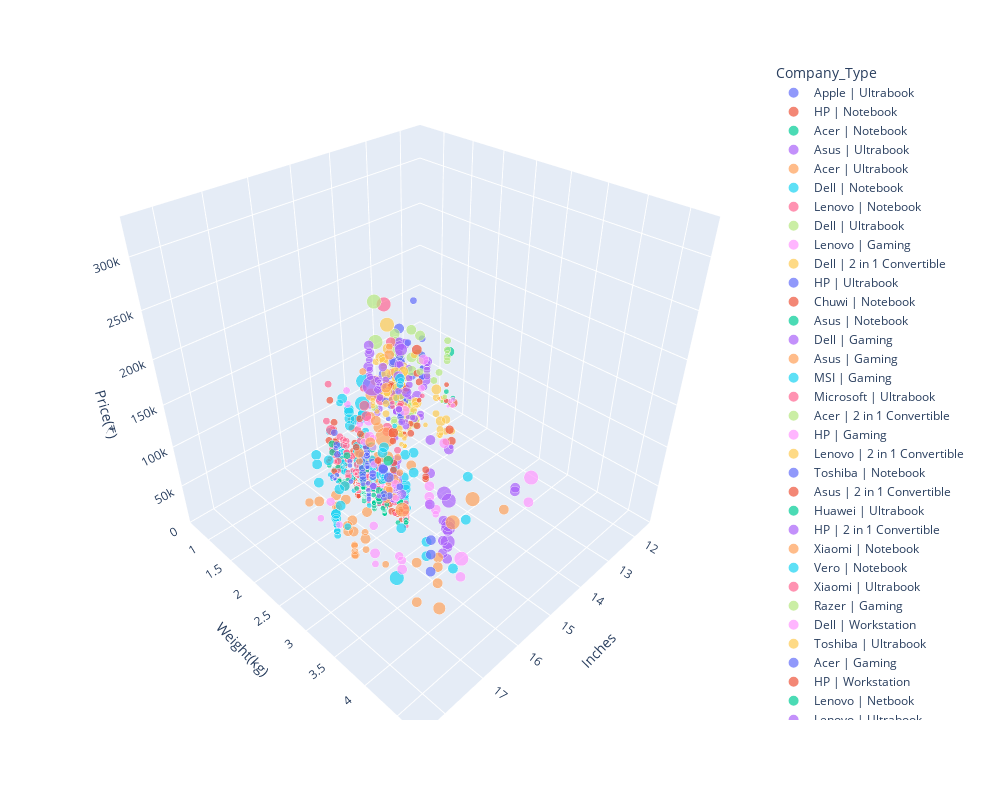

The cell this chart's notebook holds for it:
### Code cell
import plotly.express as px

plt.figure(figsize=(10,10))
laptop_data['Company_Type'] = laptop_data['Company'] + ' | ' + laptop_data['TypeName']
fig = px.scatter_3d(laptop_data, x='Inches', y='Weight(kg)', z='Price(₹)',color='Company_Type', size='Ram(GB)', opacity=0.7)
fig.update_layout(
    width=1000,    # Width in pixels
    height=800     # Height in pixels
)

fig.show()
